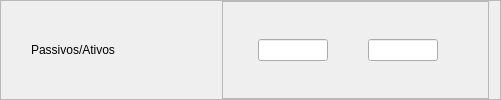
              <widget class="QFrame" name="fPasAti">
               <property name="frameShape">
                <enum>QFrame::StyledPanel</enum>
               </property>
               <property name="frameShadow">
                <enum>QFrame::Raised</enum>
               </property>
               <layout class="QHBoxLayout" name="horizontalLayout_80">
                <property name="leftMargin">
                 <number>30</number>
                </property>
                <property name="topMargin">
                 <number>0</number>
                </property>
                <property name="bottomMargin">
                 <number>0</number>
                </property>
                <item>
                 <widget class="QLabel" name="label_52">
                  <property name="minimumSize">
                   <size>
                    <width>185</width>
                    <height>0</height>
                   </size>
                  </property>
                  <property name="maximumSize">
                   <size>
                    <width>185</width>
                    <height>150</height>
                   </size>
                  </property>
                  <property name="styleSheet">
                   <string notr="true">font: 14pt &quot;Segoe UI&quot;;</string>
                  </property>
                  <property name="text">
                   <string>Passivos/Ativos</string>
                  </property>
                  <property name="alignment">
                   <set>Qt::AlignLeading|Qt::AlignLeft|Qt::AlignVCenter</set>
                  </property>
                 </widget>
                </item>
                <item>
                 <widget class="QFrame" name="frame_63">
                  <property name="frameShape">
                   <enum>QFrame::StyledPanel</enum>
                  </property>
                  <property name="frameShadow">
                   <enum>QFrame::Raised</enum>
                  </property>
                  <layout class="QHBoxLayout" name="horizontalLayout_81">
                   <property name="spacing">
                    <number>0</number>
                   </property>
                   <property name="leftMargin">
                    <number>35</number>
                   </property>
                   <property name="topMargin">
                    <number>0</number>
                   </property>
                   <property name="rightMargin">
                    <number>50</number>
                   </property>
                   <property name="bottomMargin">
                    <number>0</number>
                   </property>
                   <item>
                    <widget class="QLineEdit" name="min_PasAti">
                     <property name="maximumSize">
                      <size>
                       <width>70</width>
                       <height>16777215</height>
                      </size>
                     </property>
                     <property name="focusPolicy">
                      <enum>Qt::StrongFocus</enum>
                     </property>
                     <property name="alignment">
                      <set>Qt::AlignCenter</set>
                     </property>
                     <property name="placeholderText">
                      <string/>
                     </property>
                    </widget>
                   </item>
                   <item>
                    <spacer name="horizontalSpacer_39">
                     <property name="orientation">
                      <enum>Qt::Horizontal</enum>
                     </property>
                     <property name="sizeType">
                      <enum>QSizePolicy::Expanding</enum>
                     </property>
                     <property name="sizeHint" stdset="0">
                      <size>
                       <width>40</width>
                       <height>20</height>
                      </size>
                     </property>
                    </spacer>
                   </item>
                   <item>
                    <widget class="QLineEdit" name="max_PasAti">
                     <property name="maximumSize">
                      <size>
                       <width>70</width>
                       <height>16777215</height>
                      </size>
                     </property>
                     <property name="focusPolicy">
                      <enum>Qt::StrongFocus</enum>
                     </property>
                     <property name="alignment">
                      <set>Qt::AlignCenter</set>
                     </property>
                     <property name="placeholderText">
                      <string/>
                     </property>
                    </widget>
                   </item>
                  </layout>
                 </widget>
                </item>
               </layout>
              </widget>
